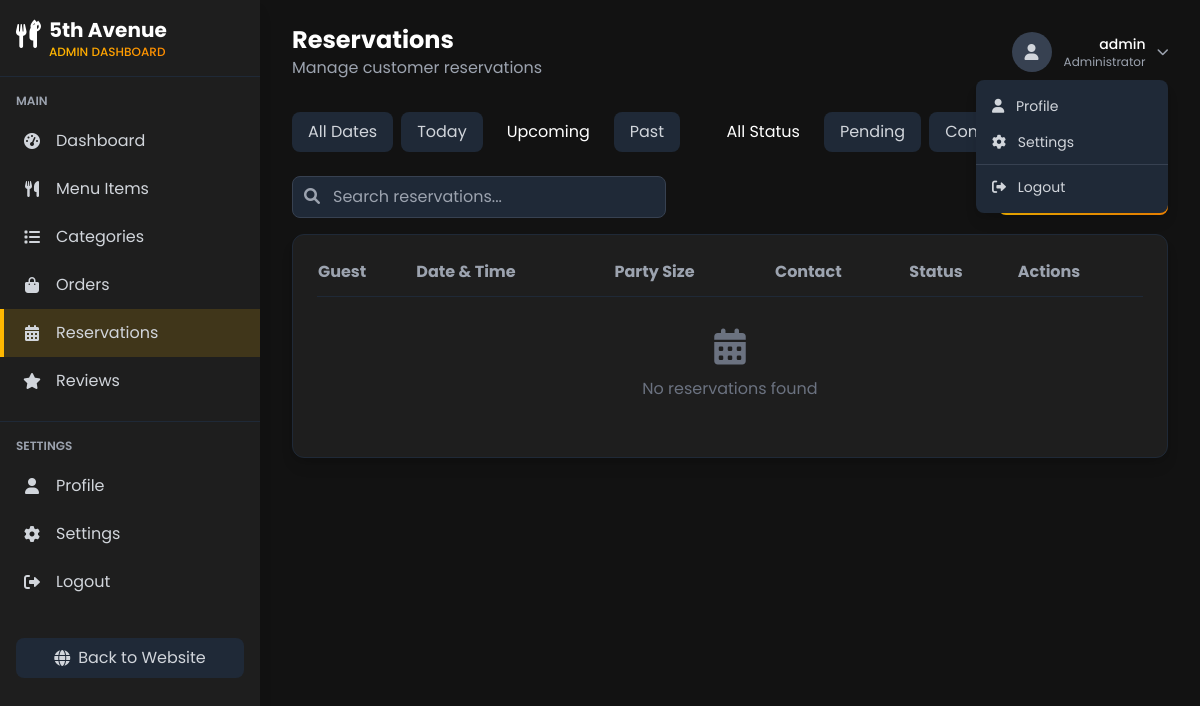
The app's page /dashboard/reservations/ (signed in), older data.
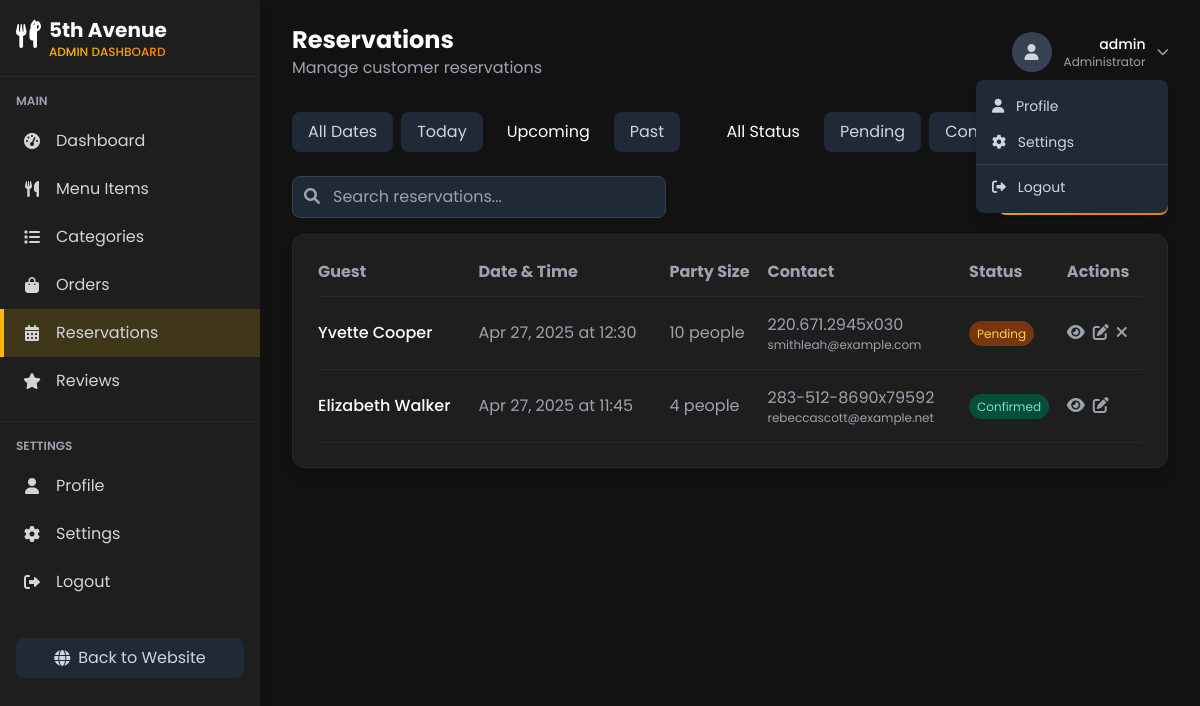
The same page, newer data.
### ecommerce/models.py (models this page shows, shortened)
class Reservation(models.Model):
    STATUS_CHOICES = [
        ('PENDING', 'Pending'),
        ('CONFIRMED', 'Confirmed'),
        ('CANCELLED', 'Cancelled')
    ]
    name = models.CharField(max_length=100)
    email = models.EmailField()
    phone = models.CharField(max_length=15)
    date = models.DateField()
    time = models.TimeField()
    party_size = models.PositiveIntegerField(
        validators=[MinValueValidator(1), MaxValueValidator(20)],
        help_text="Number of guests"
    )
    special_requests = models.TextField(blank=True)
    status = models.CharField(
        max_length=10,
        choices=STATUS_CHOICES,
        default='PENDING'
    )
    created_at = models.DateTimeField(auto_now_add=True)
    updated_at = models.DateTimeField(auto_now=True)
    class Meta:
        ordering = ['-date', '-time']

### ecommerce/views.py (the view)
# urls.py: path('dashboard/reservations/', reservations_list, name='reservations'),
@login_required
def reservations_list(request):
    reservations = Reservation.objects.all().order_by('-date', '-time')
    status_filter = request.GET.get('status')
    if status_filter and status_filter != 'all':
        reservations = reservations.filter(status=status_filter)
    today = timezone.now().date()
    date_filter = request.GET.get('date', 'upcoming')
    if date_filter == 'today':
        reservations = reservations.filter(date=today)
    elif date_filter == 'upcoming':
        reservations = reservations.filter(date__gte=today)
    elif date_filter == 'past':
        reservations = reservations.filter(date__lt=today)
    context = {
        'reservations': reservations,
        'status_filter': status_filter or 'all',
        'date_filter': date_filter,
        'status_choices': Reservation.STATUS_CHOICES,
        'active_section': 'reservations'
    }
    return render(request, 'accounts/reservations.html', context)

### ecommerce/context_processors.py (called while the page is built)
def cart_processor(request):
    return {
        'cart_count': get_cart_count(request)
    }

### ecommerce/views.py (called while the page is built)
def get_cart_count(request):
    if request.user.is_authenticated:
        try:
            cart = Cart.objects.get(user=request.user)
            return sum(item.quantity for item in cart.cart_items.all())
        except Cart.DoesNotExist:
            return 0
    else:
        cart = request.session.get('cart', {})
        return sum(cart.values())

### templates/accounts/reservations.html (shortened to what the changed rows need)
{% extends 'accounts/dashboard_base.html' %}
{% block page_title %}Reservations{% endblock page_title %}
{% block content %}
<div class="mb-6 flex flex-col md:flex-row justify-between items-start md:items-center space-y-4 md:space-y-0">
    <div class="flex flex-wrap gap-2">
        <a href="{% url 'reservations' %}?status=all{% if date_filter != 'all' %}&date={{ date_filter }}{% endif %}"
           class="px-4 py-2 rounded-lg {% if status_filter == 'all' %}bg-food-gold text-food-black{% else %}bg-gray-800 text-gray-300 hover:bg-gray-700{% endif %}">
            All Status
        </a>
        {% for status_code, status_name in status_choices %}
        <a href="{% url 'reservations' %}?status={{ status_code }}{% if date_filter != 'all' %}&date={{ date_filter }}{% endif %}"
           class="px-4 py-2 rounded-lg {% if status_filter == status_code %}bg-food-gold text-food-black{% else %}bg-gray-800 text-gray-300 hover:bg-gray-700{% endif %}">
            {{ status_name }}
        </a>
        {% endfor %}
    </div>
</div>
<div class="card p-6 shadow-lg border border-gray-800">
    <div class="overflow-x-auto">
        <table class="w-full">
            <thead>
                <tr class="text-left text-gray-400 border-b border-gray-800">
                    <th class="pb-3">Guest</th>
                    <th class="pb-3">Date & Time</th>
                    <th class="pb-3">Party Size</th>
                    <th class="pb-3">Contact</th>
                    <th class="pb-3">Status</th>
                    <th class="pb-3">Actions</th>
                </tr>
            </thead>
            <tbody id="reservations-table">
                {% for reservation in reservations %}
                <tr class="table-row border-b border-gray-800">
                    <td class="py-4 text-white font-medium">{{ reservation.name }}</td>
                    <td class="py-4 text-gray-400">{{ reservation.date|date:"M d, Y" }} at {{ reservation.time|time:"H:i" }}</td>
                    <td class="py-4 text-gray-400">{{ reservation.party_size }} people</td>
                    <td class="py-4 text-gray-400">
                        <div>{{ reservation.phone }}</div>
                        <div class="text-xs">{{ reservation.email }}</div>
                    </td>
                    <td class="py-4">
                        {% if reservation.status == 'PENDING' %}
                        <span class="bg-yellow-900 text-yellow-300 text-xs px-2 py-1 rounded-full">Pending</span>
                        {% elif reservation.status == 'CONFIRMED' %}
                        <span class="bg-green-900 text-green-300 text-xs px-2 py-1 rounded-full">Confirmed</span>
                        {% elif reservation.status == 'CANCELLED' %}
                        <span class="bg-red-900 text-red-300 text-xs px-2 py-1 rounded-full">Cancelled</span>
                        {% endif %}
                    </td>
                    <td class="py-4">
                        <div class="flex space-x-2">
                            <button class="view-reservation-btn text-gray-400 hover:text-food-gold transition duration-300" data-reservation-id="{{ reservation.id }}" title="View Details">
                                <i class="fas fa-eye"></i>
                            </button>
                            <button class="update-status-btn text-gray-400 hover:text-blue-500 transition duration-300" data-reservation-id="{{ reservation.id }}" title="Update Status">
                                <i class="fas fa-edit"></i>
                            </button>
                            {% if reservation.status == 'PENDING' %}
                            <button class="cancel-reservation-btn text-gray-400 hover:text-red-500 transition duration-300" data-reservation-id="{{ reservation.id }}" title="Cancel Reservation">
                                <i class="fas fa-times"></i>
                            </button>
                            {% endif %}
                        </div>
                    </td>
                </tr>
                {% empty %}
                <tr>
                    <td colspan="6" class="py-8 text-center text-gray-500">
                        <div class="flex flex-col items-center">
                            <i class="fas fa-calendar-alt text-4xl mb-3"></i>
                            <p>No reservations found</p>
                        </div>
                    </td>
                </tr>
                {% endfor %}
            </tbody>
        </table>
    </div>
</div>
{% endblock content %}

Row changes from the older to the newer data that the page shows:
added Reservation: name "Yvette Cooper", date "Apr 27, 2025", time "12:30", party_size "10", phone "220.671.2945x030", email "smithleah@example.com", status "Pending"
added Reservation: name "Elizabeth Walker", date "Apr 27, 2025", time "11:45", party_size "4", phone "283-512-8690x79592", email "rebeccascott@example.net", status "Confirmed"
Text that changed along with them:
text no longer shown: "No reservations found"
